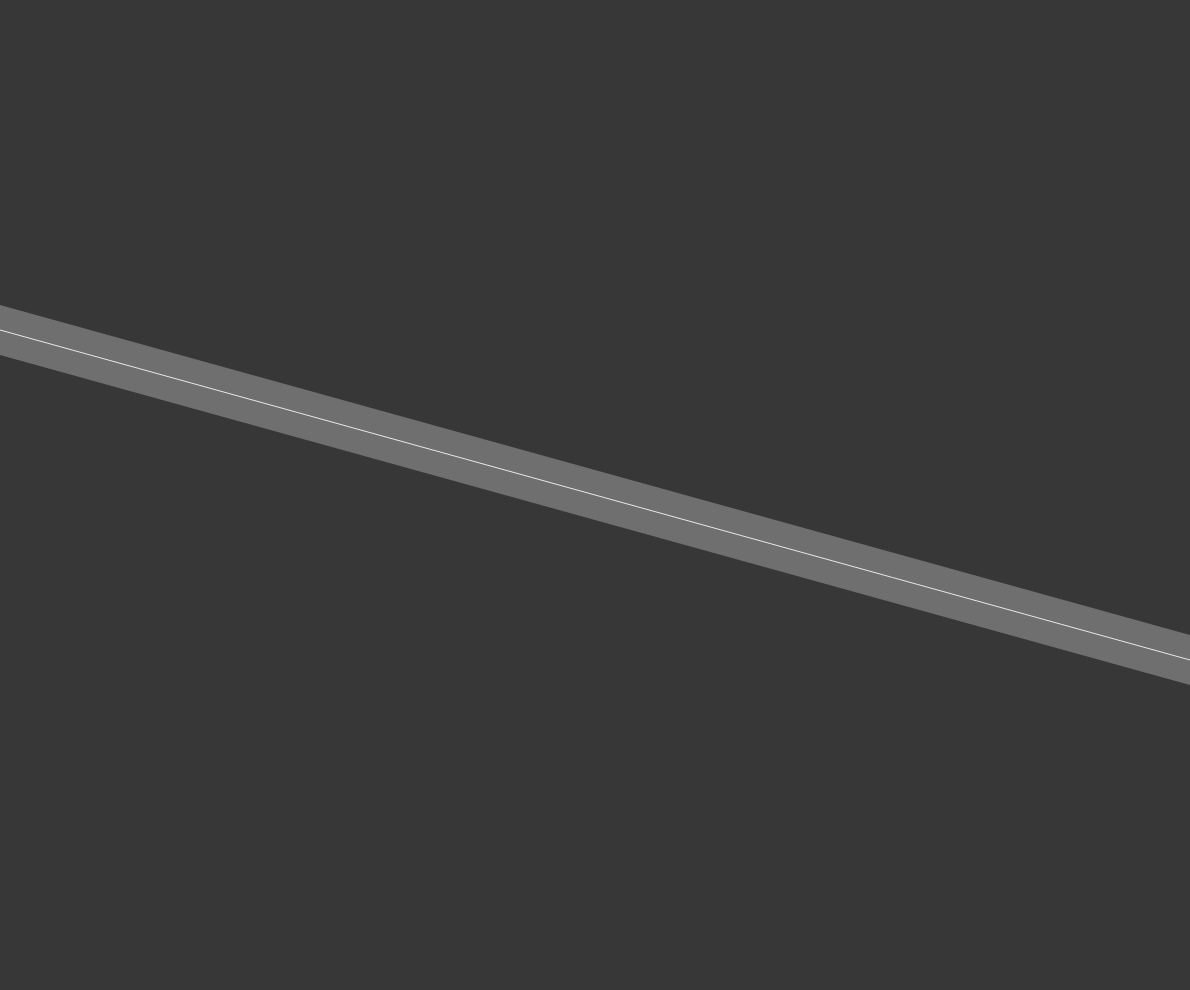
Frame 1 (no input)
Frame 60 (no input): identical to frame 1, image omitted
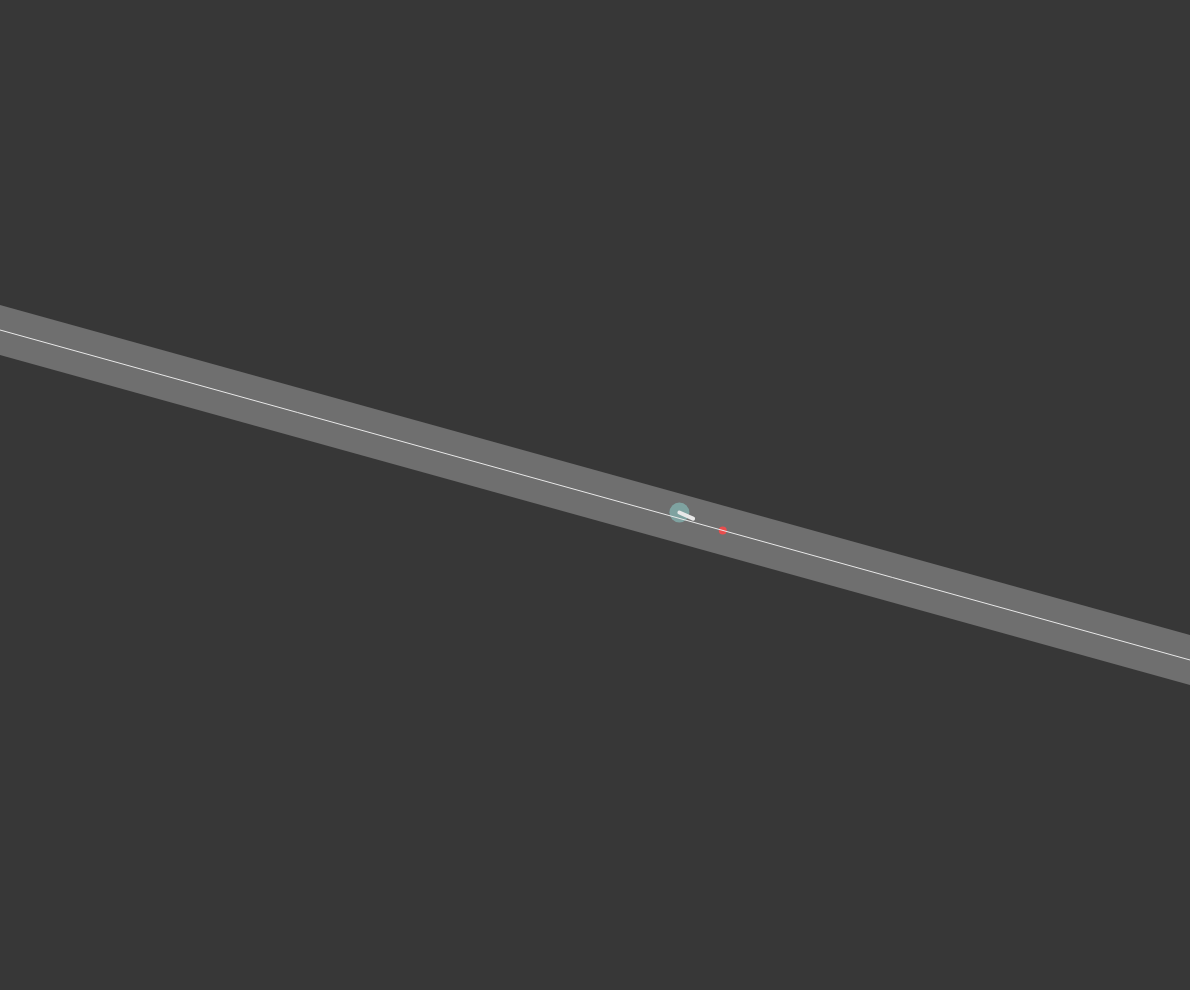
Frame 120 (the mouse pressed at the canvas centre since frame 60)

The p5.js sketch that drew these frames (run headless with seeded random() and noise() and a simulated clock; from frame 60 on, the mouse is pressed at the canvas centre):

// p5.js sketch
// ── sketch.js
var vehicles = [];
var target;
var path;

function setup() {
  createCanvas(windowWidth - 10, windowHeight - 10);
  path = new Path();
}

function mousePressed(){
  vehicles.push(new Vehicle(mouseX, mouseY));
}

function draw() {
  background(55);
  ellipseMode(CENTER);

  for(var i = 0; i < vehicles.length; i++){
    vehicles[i].follow(path);
    vehicles[i].edges()
    vehicles[i].update();
    vehicles[i].show();
  }

  //ellipse(target.x, target.y, 40*2);

  path.showPath();

}

// ── path.js
function Path(){
  this.startPoint = createVector(0, height/3);
  this.endPoint = createVector(width, height - height/3);;
  this.radius = 25;

  this.showPath = function(){
    stroke(255);
    line(this.startPoint.x, this.startPoint.y, this.endPoint.x, this.endPoint.y);

    beginShape();
    fill(196, 100);
    noStroke();
    vertex(this.startPoint.x , this.startPoint.y + this.radius);
    vertex(this.endPoint.x, this.endPoint.y + this.radius);
    vertex(this.endPoint.x, this.endPoint.y - this.radius);
    vertex(this.startPoint.x, this.startPoint.y - this.radius);
    endShape();
  }

}

// ── vehicle.js
function Vehicle(x, y){
  this.position = createVector(x, y);
  this.velocity = createVector(1, 0);
  this.acceleration = createVector(0, 0);
  this.maxSpeed = 5;
  this.maxForce = 2;

  this.applyForce = function(f){
    this.acceleration.add(f);
  }

  this.follow = function(path){
    var predict = this.velocity.copy();
    predict.setMag(50);

    var future = p5.Vector.add(this.position, predict);

    var a = path.startPoint;
    var b = path.endPoint;

    var normalPoint = scalarProjection(future, a, b);

    var dir = p5.Vector.sub(b, a);
    dir.normalize();


    var target = p5.Vector.add(dir, normalPoint);

    var d = p5.Vector.dist(future, normalPoint);

    if(d > path.radius){
      this.seek(target);
    }

    fill(255, 0, 0);
    ellipse(normalPoint.x, normalPoint.y, 4*2);


  }

  var scalarProjection = function(point, a, b){
    var ap = p5.Vector.sub(point, a);
    var ab = p5.Vector.sub(b, a);
    ab.normalize();
    ab.mult(ap.dot(ab));
    var normal = p5.Vector.add(a, ab);
    return normal;
  }

  this.seek = function(target){
    var desired = p5.Vector.sub(target, this.position);
    desired.setMag(this.maxSpeed);
    var steer = p5.Vector.sub(desired, this.velocity);
    steer.limit(this.maxForce);
    this.applyForce(steer);
  }

  this.update = function(){
    this.position.add(this.velocity);
    this.velocity.add(this.acceleration);
    this.acceleration.mult(0);
  }

  this.edges = function(){
    if(this.position.x > width){
      this.position.x = 0;
    }
  }

  this.show = function(){
    noStroke()
    fill(100, 200, 196, 150);
    ellipseMode(CENTER);
    push();
    translate(this.position.x, this.position.y);
    ellipse(0, 0, 10*2);
    stroke(255);
    strokeWeight(4);
    var head = new p5.Vector(this.velocity.x, this.velocity.y);
    head.setMag(15);
    line(0, 0, head.x, head.y);
    pop();
  }
}
